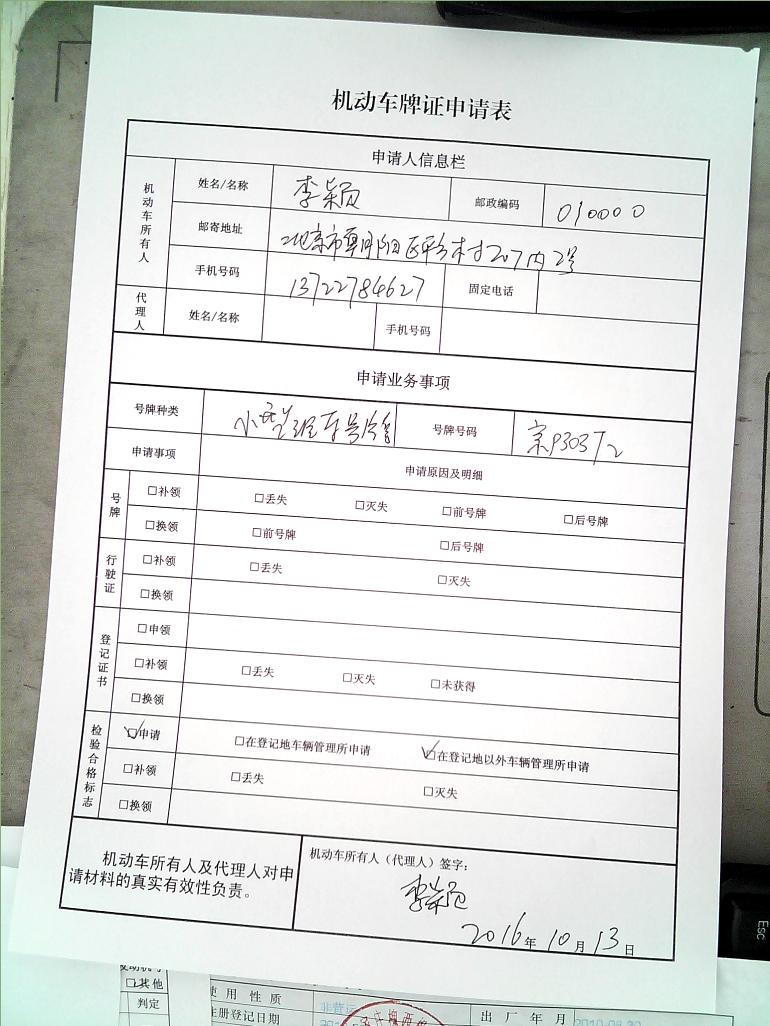
#> input picture data/table.jpg, 770 x 1026 px
$ jupyter execute Contours.ipynb
#> lines starting #> are read from the running program, lines starting #| are printed output that depends on the picture; after the words box and inside, x2 and y2 are one past the last pixel; in counts of white or black regions, pixels touching at a corner belong together
OpenCV 关于轮廓

寻找轮廓

[cell 1]
import cv2
import numpy as np

[cell 2]
img = cv2.imread('data/table.jpg')
#> img is the input picture: shape (1026, 770, 3); mean B, G, R 216, 218.4, 215.7

[cell 3]
img_gray = cv2.cvtColor(img, cv2.COLOR_BGR2GRAY)
ret, thresh = cv2.threshold(img_gray, 0, 255, cv2.THRESH_BINARY_INV + cv2.THRESH_OTSU)
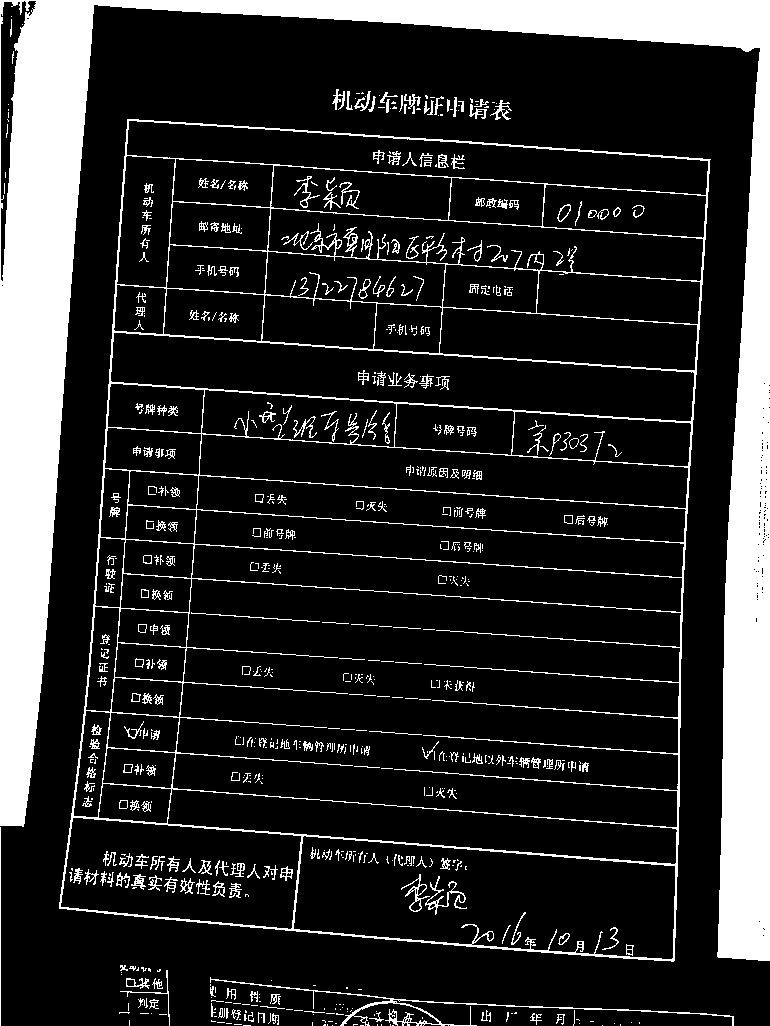
#> thresh: shape (1026, 770); 17.8% white; 721 white regions (424 under 20 px)
#> ret = 172
cv2.imshow('img_thresh',thresh)
cv2.waitKey(0)

[cell 4]
# 寻找二值化图中的轮廓
contours, hierarchy = cv2.findContours(thresh, cv2.RETR_TREE, cv2.CHAIN_APPROX_SIMPLE)
#> contours = 1216 contours, 982 with area under 20; largest, box (x1, y1, x2, y2) and area: (59, 119, 711, 962) 473229, (172, 578, 682, 828) 105616, (0, 0, 770, 961) 99894, (293, 835, 676, 960) 35614, (110, 332, 695, 422) 29204

[cell 5]
print(len(contours))
#| 1216
print(len(hierarchy))
#| 1
# new_img=np.zeros((len(img[0]),len(img[1])))

[cell 6]
cv2.drawContours(img, contours, -1, (0,0,255),2)
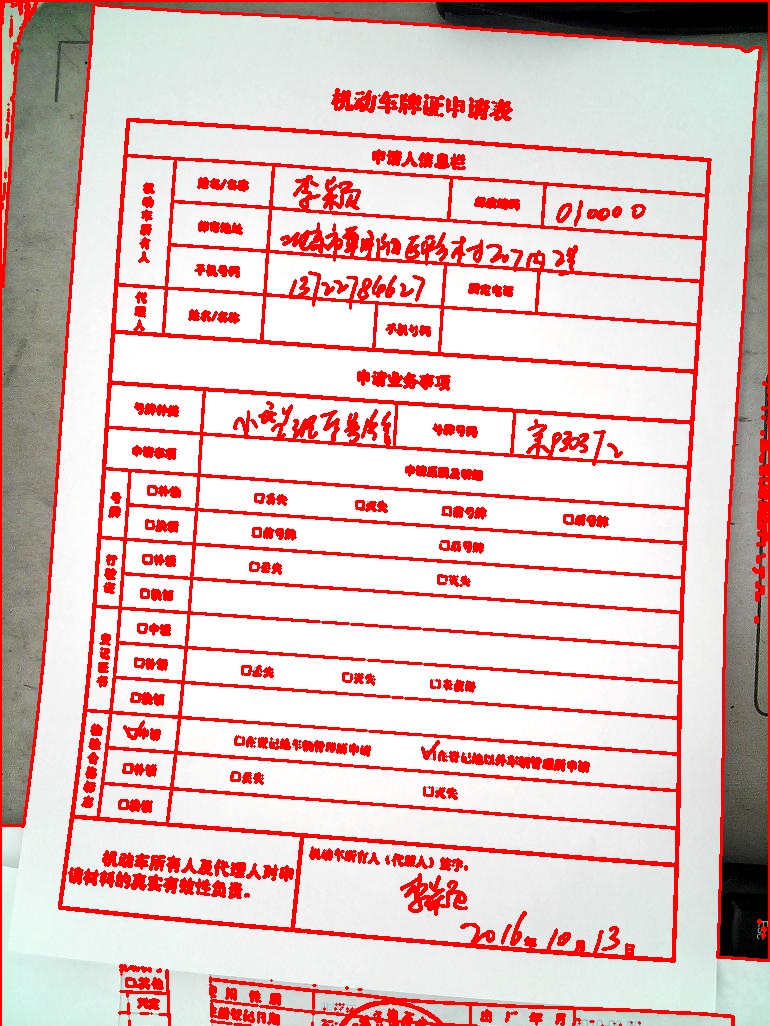
#> img: shape (1026, 770, 3); 14.79% of pixels changed, all inside (x1, y1, x2, y2) = (0, 0, 770, 1026)
cnt = contours[0]
#> cnt = [[602, 1025]]
cv2.imshow('new_img',img)
cv2.waitKey(0)
